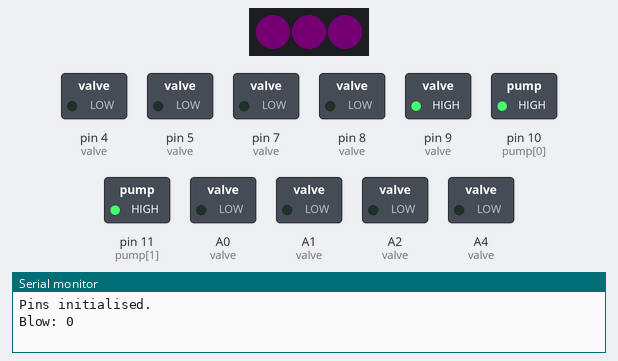
The sketch below on a simulated Arduino Uno, built with avr-gcc and run on an emulated ATmega328P. On the bench: 3 RGB LEDs in strip order, left to right, switched loads named in the sketch (green lamp = pin HIGH), the last lines printed to the serial monitor. Dim RGB values are drawn brighter than linear.

Above: at 0.05 s.
At 0.35 s:
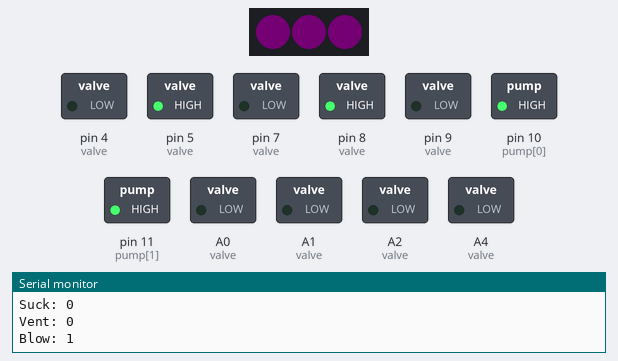
At 0.75 s:
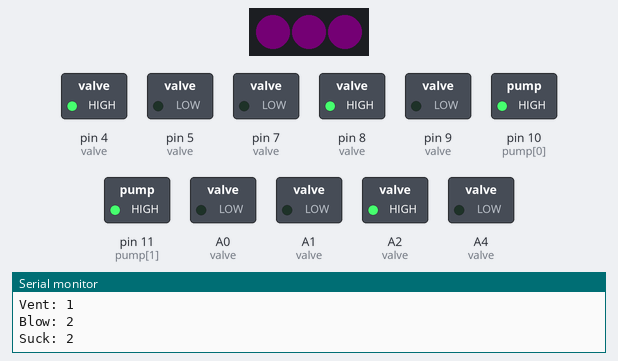
At 1.45 s:
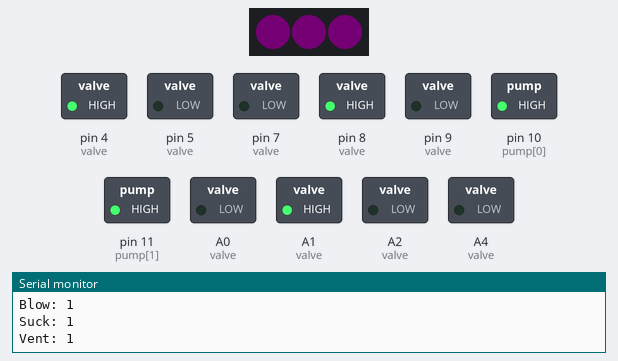
At 2.15 s:
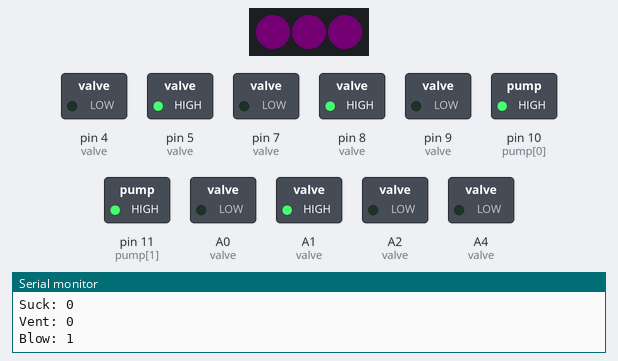
At 2.85 s:
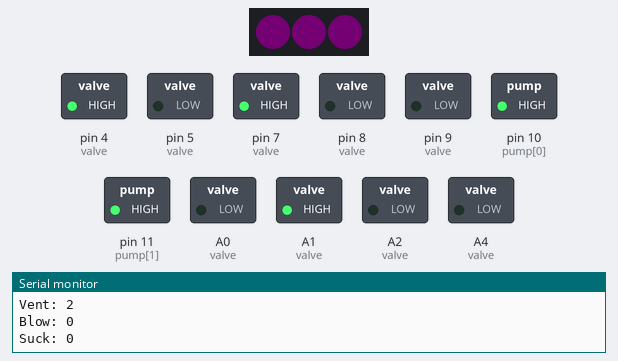
Timing chart, 0 to 3.1 s (numbered marks = the images above):
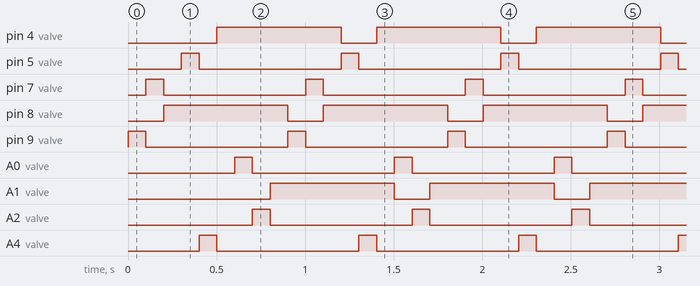

Measured:
- by itself, pin 4 (valve), pin 8 (valve), A1 (valve): alternates HIGH for 0.70 s and LOW for 0.20 s
- by itself, pin 5 (valve), pin 7 (valve), pin 9 (valve), A0 (valve), A2 (valve), A4 (valve): alternates HIGH for 0.10 s and LOW for 0.80 s

The sketch:

HX711_test_v0.2.ino
```cpp
// Programmable Air
// Author: tinkrmind
// github.com/tinkrmind/programmable-air
//
// Simple pick and place
// IO board 1 connected to channel 4
// Valve board 1 connected to SMD pick and place syringe
//
// PCB v0.2
//

#include "programmable_air.h"

int i = 0;

void setup() {
  Serial.begin(115200);
  while (!Serial);

  // Initiate with all valve and pumps off
  initializePins();

  //switch on pumps
    digitalWrite(pump[0], HIGH);
    digitalWrite(pump[1], HIGH);
}

void loop() {
  blow(i%3);
  delay(100);
  suck(i%3);
  delay(100);
  vent(i%3);
  delay(100);
  i++;
//  Serial.print(readPressure(0, 4));
//  Serial.print(',');
//  delay(5);
//  Serial.print(readPressure(1, 4));
////  Serial.print(',');
////  Serial.print(readPressure(2, 20));
//  Serial.println();
//  delay(5);
}
```

programmable_air.h
```cpp
#include <Adafruit_NeoPixel.h>
#include "HX711.h"

const int pump[2] = {10, 11};

#define OPEN 1
#define CLOSE 0
// vacuum, atmosphere, pressure
const int valve[9] = {  9, 8, 7,  \
                        5, 4, A4, \
                        A0, A1, A2
                     };

const int sense[3] = {6, A5, A3};

long readPressure(int num=0, int times=1);

HX711 pressureSensor[3] = {
   HX711(sense[0],  SCK, 32),
   HX711(sense[1],  SCK, 32),
   HX711(sense[2],  SCK, 32)
};
//HX711 sensor(DT, SCK);

#define SCK 13

#define neopixelPin 12
#define btn1 2
#define btn2 3

Adafruit_NeoPixel neopixel = Adafruit_NeoPixel(3, neopixelPin, NEO_GRB + NEO_KHZ800);

void setAllValves(int position) {
  if (position == OPEN) {
    for (int i = 0; i < 12; i++) {
      digitalWrite(valve[i], HIGH);
    }
  }

  if (position == CLOSE) {
    for (int i = 0; i < 12; i++) {
      digitalWrite(valve[i], LOW);
    }
  }
}

void setValve(int number, int position) {
  if (position == OPEN) {
    digitalWrite(valve[number], HIGH);
  }

  if (position == CLOSE) {
    digitalWrite(valve[number], LOW);
  }
}

void initializePins() {
  for (int i = 0; i < 9; i++) {
    pinMode(valve[i], OUTPUT);
    digitalWrite(valve[i], LOW);
  }

  pinMode(SCK, OUTPUT);

  pinMode(btn1, INPUT_PULLUP);
  pinMode(btn2, INPUT_PULLUP);

  for (int i = 0; i < 2; i++) {
    pinMode(pump[i], OUTPUT);
    digitalWrite(pump[i], LOW);
  }

  neopixel.begin();
  for (int i = 0; i < 3; i++) {
    neopixel.setPixelColor(i, neopixel.Color(1, 0, 1));
  }
  neopixel.show();
  Serial.println("Pins initialised.");
}

//0-blow, 1-vent, 2-suck

void blow(int i) {
  Serial.print("Blow: ");
  Serial.println(i);
  if (i >= 0 && i <= 2) {
    setValve(i * 3 + 0, OPEN);
    setValve(i * 3 + 1, CLOSE);
    setValve(i * 3 + 2, CLOSE);
  }
}

void vent(int i) {
  Serial.print("Vent: ");
  Serial.println(i);
  if (i >= 0 && i <= 2) {
    setValve(i * 3 + 0, CLOSE);
    setValve(i * 3 + 1, OPEN);
    setValve(i * 3 + 2, CLOSE);
  }
}

void ventQuick(int i) {
  Serial.print("ventQuick: ");
  Serial.println(i);
  if (i >= 0 && i <= 2) {
    setValve(i * 3 + 0, CLOSE);
    setValve(i * 3 + 1, OPEN);
    setValve(i * 3 + 2, OPEN);
  }
}

void suck(int i) {
  Serial.print("Suck: ");
  Serial.println(i);
  if (i >= 0 && i <= 2) {
    setValve(i * 3 + 0, CLOSE);
    setValve(i * 3 + 1, CLOSE);
    setValve(i * 3 + 2, OPEN);
  }
}

// Read pressure
long readPressure(int num=0, int times=1){
//  Serial.print("reading pressure sensor ");
//  Serial.print(num);
//  Serial.print(" Averaging ");
//  Serial.print(times);
//  Serial.println(" times.");

  int64_t tempScaleReading = pressureSensor[num].read_average(times);

  if(tempScaleReading>pow(2, 16)){
    tempScaleReading = tempScaleReading - pow(2, 32);
  }
  long printableScaleReading=tempScaleReading;
  return printableScaleReading;
}
```
